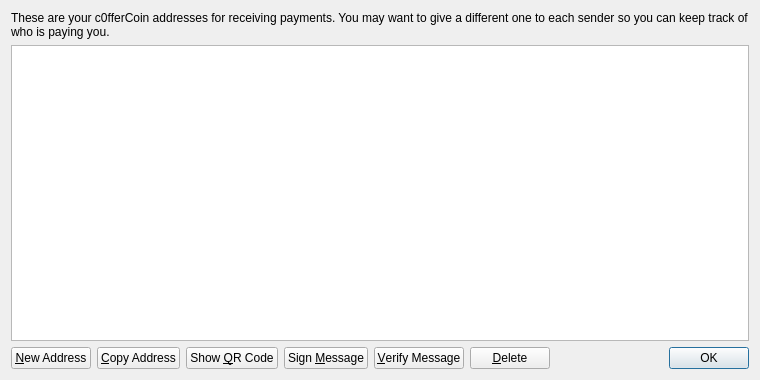
<?xml version="1.0" encoding="UTF-8"?>
<ui version="4.0">
 <class>AddressBookPage</class>
 <widget class="QWidget" name="AddressBookPage">
  <property name="geometry">
   <rect>
    <x>0</x>
    <y>0</y>
    <width>760</width>
    <height>380</height>
   </rect>
  </property>
  <property name="windowTitle">
   <string>Address Book</string>
  </property>
  <layout class="QVBoxLayout" name="verticalLayout">
   <item>
    <widget class="QLabel" name="labelExplanation">
     <property name="text">
      <string>These are your c0fferCoin addresses for receiving payments. You may want to give a different one to each sender so you can keep track of who is paying you.</string>
     </property>
     <property name="textFormat">
      <enum>Qt::PlainText</enum>
     </property>
     <property name="wordWrap">
      <bool>true</bool>
     </property>
    </widget>
   </item>
   <item>
    <widget class="QTableView" name="tableView">
     <property name="contextMenuPolicy">
      <enum>Qt::CustomContextMenu</enum>
     </property>
     <property name="toolTip">
      <string>Double-click to edit address or label</string>
     </property>
     <property name="tabKeyNavigation">
      <bool>false</bool>
     </property>
     <property name="selectionMode">
      <enum>QAbstractItemView::SingleSelection</enum>
     </property>
     <property name="selectionBehavior">
      <enum>QAbstractItemView::SelectRows</enum>
     </property>
     <property name="sortingEnabled">
      <bool>true</bool>
     </property>
     <attribute name="verticalHeaderVisible">
      <bool>false</bool>
     </attribute>
    </widget>
   </item>
   <item>
    <layout class="QHBoxLayout" name="horizontalLayout">
     <item>
      <widget class="QPushButton" name="newAddressButton">
       <property name="toolTip">
        <string>Create a new address</string>
       </property>
       <property name="text">
        <string>&amp;New Address</string>
       </property>
      </widget>
     </item>
     <item>
      <widget class="QPushButton" name="copyToClipboard">
       <property name="toolTip">
        <string>Copy the currently selected address to the system clipboard</string>
       </property>
       <property name="text">
        <string>&amp;Copy Address</string>
       </property>
      </widget>
     </item>
     <item>
      <widget class="QPushButton" name="showQRCode">
       <property name="text">
        <string>Show &amp;QR Code</string>
       </property>
      </widget>
     </item>
     <item>
      <widget class="QPushButton" name="signMessage">
       <property name="toolTip">
        <string>Sign a message to prove you own a c0fferCoin address</string>
       </property>
       <property name="text">
        <string>Sign &amp;Message</string>
       </property>
      </widget>
     </item>
     <item>
      <widget class="QPushButton" name="verifyMessage">
       <property name="toolTip">
        <string>Verify a message to ensure it was signed with a specified c0fferCoin address</string>
       </property>
       <property name="text">
        <string>&amp;Verify Message</string>
       </property>
      </widget>
     </item>
     <item>
      <widget class="QPushButton" name="deleteButton">
       <property name="toolTip">
        <string>Delete the currently selected address from the list</string>
       </property>
       <property name="text">
        <string>&amp;Delete</string>
       </property>
      </widget>
     </item>
     <item>
      <spacer name="horizontalSpacer">
       <property name="orientation">
        <enum>Qt::Horizontal</enum>
       </property>
       <property name="sizeHint" stdset="0">
        <size>
         <width>40</width>
         <height>20</height>
        </size>
       </property>
      </spacer>
     </item>
     <item>
      <widget class="QDialogButtonBox" name="buttonBox">
       <property name="sizePolicy">
        <sizepolicy hsizetype="Maximum" vsizetype="Fixed">
         <horstretch>0</horstretch>
         <verstretch>0</verstretch>
        </sizepolicy>
       </property>
       <property name="standardButtons">
        <set>QDialogButtonBox::Ok</set>
       </property>
      </widget>
     </item>
    </layout>
   </item>
  </layout>
 </widget>
 <resources>
  <include location="../bitcoin.qrc"/>
 </resources>
 <connections/>
</ui>
